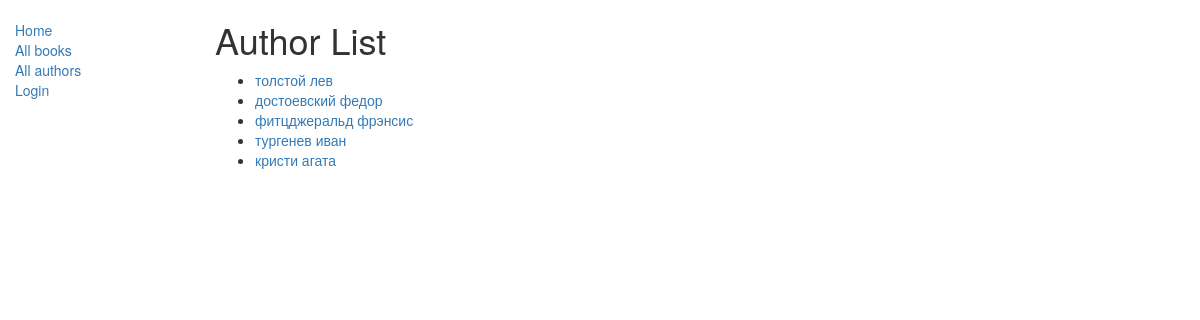
Screenshot of /catalog/authors/ with the database file from the repository.
### catalog/models.py (models this page shows, shortened)
class Author(models.Model):
    first_name = models.CharField(max_length=100)
    last_name = models.CharField(max_length=100)
    date_of_birth = models.DateField(null=True, blank=True)
    date_of_death = models.DateField('Died', null=True, blank=True)
    def get_absolute_url(self):
        return reverse('author-detail', args=[str(self.id)])

### catalog/views.py (the view)
# urls.py: path('authors/', views.AuthorListView.as_view(), name='author'),
class AuthorListView(generic.ListView):
    model = Author

### catalog/templates/catalog/author_list.html
{% extends "base_generic.html" %}
{% block content %}
    <h1>Author List</h1>
    {% if author_list %}
    <ul>
      {% for author in author_list %}
      <li>
        <a href="{{ author.get_absolute_url }}">{{ author.first_name }} {{author.last_name}}</a>
      </li>
      {% endfor %}
    </ul>
    {% else %}
      <p>There are no authors in the library.</p>
    {% endif %}
{% endblock %}

### rows the page displays
Author: first_name "толстой", last_name "лев"
Author: first_name "достоевский", last_name "федор"
Author: first_name "фитцджеральд", last_name "фрэнсис"
Author: first_name "тургенев", last_name "иван"
Author: first_name "кристи", last_name "агата"
